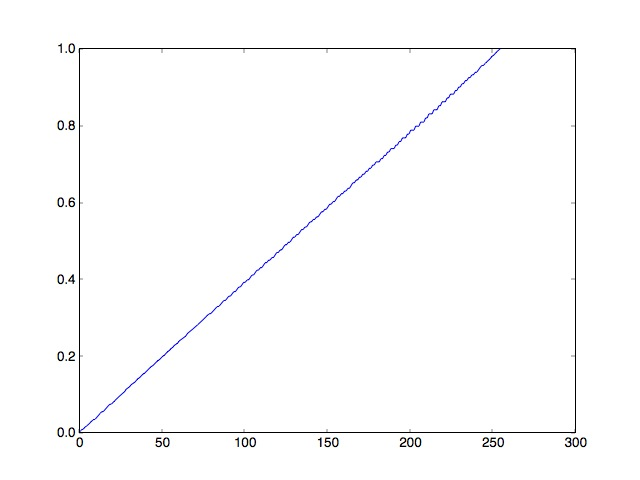
#> input picture code/for contrast/cdf_equ_medium_contrast.jpg, 640 x 480 px
$ python cumulative_hist.py cdf_equ_medium_contrast.jpg 5 5
#> lines starting #> are read from the running program, lines starting #| are printed output that depends on the picture
# Outputs pdf and cdf of given image
# Arguments: image_name, 0 for grayscale and 1 for BGR, if BGR image which channel(0,1 or 2)

import cv2
import sys
import numpy as np
from matplotlib import pyplot as plt


image_name = sys.argv[1]
gsvsrgb = int(sys.argv[2])
channel = 0
if gsvsrgb == 1:
	channel = int(sys.argv[3])

image = cv2.imread(image_name, gsvsrgb)
#> image is the input picture: shape (480, 640, 3); mean B, G, R 252.5, 252.2, 252.2
no_rows = image.shape[0]
#> no_rows = 480
no_cols = image.shape[1]
#> no_cols = 640
total_pixels = no_rows * no_cols
#> total_pixels = 307200

hist = cv2.calcHist([image], [channel], None, [256], [0,256])
#> hist = 256 values, max 294814 at index 255, min 1 at index 36, mean 1200

count = 0
for i in range(0,256):
	count += hist[i]
#> this loop made 256 passes
#> count on passes 1 to 3: [1659], [1692], [1791]
#> after the loop, count = [307200]

pdf = []
cdf = []
so_far = 0

for i in range(0,256):
	pdf.append(float(hist[i])/float(count))
	so_far += hist[i]
	cdf.append(float(so_far)/float(count))
#> this loop made 256 passes
#> after the loop, cdf = 256 values from 0.0054 to 1; pdf = 256 values, max 0.96 at index 255, min 3.26e-06 at index 36, mean 0.00391; so_far = [307200]

plt.plot(pdf)
plt.savefig('pdf_' + image_name)
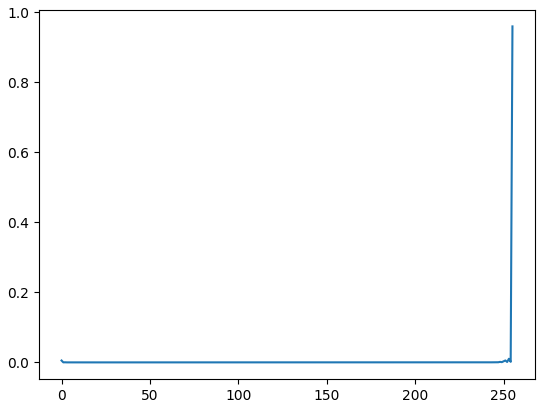
#> figure drawn by matplotlib, 1 panel; curve peaks at x = 255, y = 0.96
plt.clf()

plt.plot(cdf)
plt.savefig('cdf_' + image_name)
#> figure, not shown here; curve peaks at x = 255, y = 1
plt.clf()

#plt.plot(hist)
#plt.show()

$ run again, on code/for contrast/cdf_low_contrast.jpg
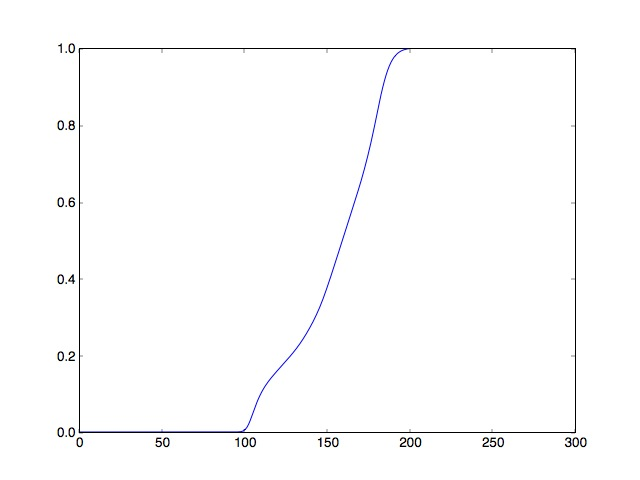
#> input picture code/for contrast/cdf_low_contrast.jpg, 640 x 480 px
#> image is the input picture: shape (480, 640, 3); mean B, G, R 252.5, 252.3, 252.3
#> hist = 256 values, max 295879 at index 255, min 1 at index 36, mean 1200
#> the loop `for i in range(0,256):` made 256 passes
#> count on passes 1 to 3: [1530], [1565], [1646]
#> after the loop `for i in range(0,256):`: count = [307200]
#> the loop `for i in range(0,256):` made 256 passes
#> after the loop `for i in range(0,256):`: cdf = 256 values from 0.00498 to 1; pdf = 256 values, max 0.963 at index 255, min 3.26e-06 at index 36, mean 0.00391; so_far = [307200]
#> `plt.savefig('pdf_' + image_name)`:
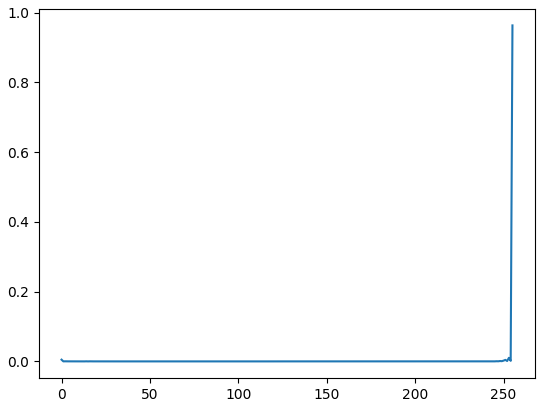
#> figure drawn by matplotlib, 1 panel; curve peaks at x = 255, y = 0.963
